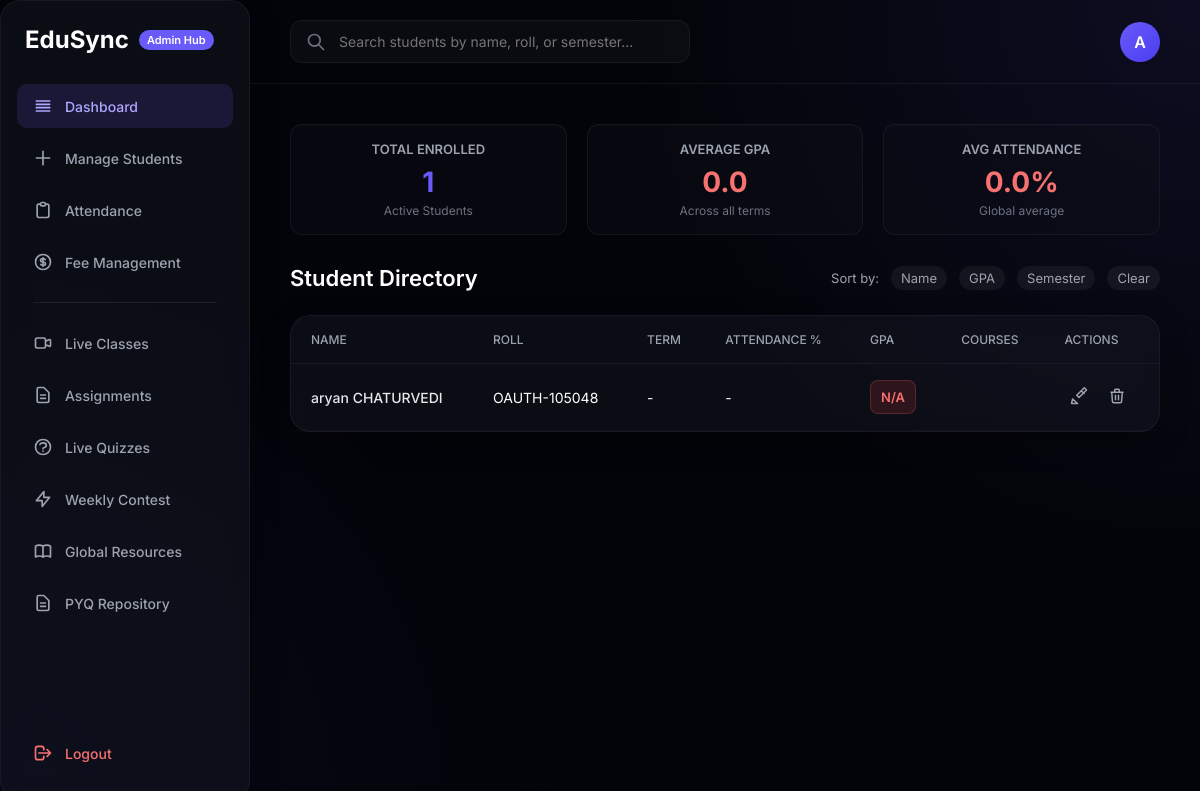
The page / (signed in) on the database its author committed.
### tables this page shows
CREATE TABLE students (
            id INTEGER PRIMARY KEY AUTOINCREMENT,
            name TEXT,
            roll TEXT,
            age INTEGER,
            dob TEXT,
            gender TEXT,
            address TEXT,
            phone TEXT,
            email TEXT,
            semester TEXT,
            gpa REAL,
            attendance TEXT,
            extra_activities TEXT,
            sports_achievements TEXT,
            courses TEXT
        , password TEXT DEFAULT 'student123', profile_pic TEXT DEFAULT '', stars INTEGER DEFAULT 0, contest_rank TEXT DEFAULT 'Unranked');

### app.py (the view, shortened to what this page needs)
@app.route('/', methods=['GET', 'POST'])
def home():
    if 'user' not in session or session.get('role') != 'admin':
        return redirect(url_for('login'))
    conn = sqlite3.connect('students.db')
    cursor = conn.cursor()
    search = request.args.get('search', '')
    sort = request.args.get('sort', '')
    query = "SELECT * FROM students"
    params = []
    if search:
        query += " WHERE name LIKE ? OR roll LIKE ? OR semester LIKE ?"
        params.extend(['%' + search + '%', '%' + search + '%', '%' + search + '%'])
    if sort == "gpa":
        query += " ORDER BY gpa DESC"
    elif sort == "name":
        query += " ORDER BY name ASC"
    elif sort == "semester":
        query += " ORDER BY semester ASC"
    cursor.execute(query, params)
    students_raw = cursor.fetchall()
    students = []
    total_gpa = 0
    valid_gpa_count = 0
    total_attendance = 0
    valid_attendance_count = 0
    for s in students_raw:
        courses = json.loads(s[14]) if s[14] else []
        students.append((s, courses))
        if s[10] is not None and float(s[10]) > 0:
            total_gpa += float(s[10])
            valid_gpa_count += 1
        if s[11] is not None and str(s[11]).strip() != '':
            try:
                total_attendance += float(s[11])
                valid_attendance_count += 1
            except ValueError:
                pass
    avg_gpa = round(total_gpa / valid_gpa_count, 1) if valid_gpa_count > 0 else 0.0
    avg_attendance = round(total_attendance / valid_attendance_count, 1) if valid_attendance_count > 0 else 0.0
    total_students = len(students)
    edit_id = request.args.get('edit_id')
    edit_student = None
    edit_courses = []
    if edit_id:
        cursor.execute("SELECT * FROM students WHERE id=?", (edit_id,))
        edit_student = cursor.fetchone()
        if edit_student:
            edit_courses = json.loads(edit_student[14]) if edit_student[14] else []
    cursor.execute("SELECT * FROM documents WHERE student_id IS NULL AND is_pyq=0 ORDER BY uploaded_at DESC")
    global_docs = cursor.fetchall()
    cursor.execute("SELECT * FROM documents WHERE is_pyq=1 ORDER BY uploaded_at DESC")
    pyqs = cursor.fetchall()
    cursor.execute("SELECT * FROM assignment_tasks ORDER BY due_date ASC")
    assignment_tasks = cursor.fetchall()
    cursor.execute("SELECT * FROM live_classes ORDER BY created_at DESC")
    active_classes = cursor.fetchall()
    conn.close()
    return render_template('index.html', students=students, edit_student=edit_student, edit_courses=edit_courses, search=search, sort=sort, avg_gpa=avg_gpa, avg_attendance=avg_attendance, total_students=total_students, global_docs=global_docs, pyqs=pyqs, assignment_tasks=assignment_tasks, active_classes=active_classes)

### templates/index.html (shortened to what this page needs)
<!DOCTYPE html>
<html lang="en">
<head>
    <link rel="stylesheet" href="{{ url_for('static', filename='style.css') }}">
</head>
<body class="dashboard-body">
    <div class="dashboard-layout">
        <aside class="sidebar glass-panel-dark">
            <div class="brand">
                <h2>EduSync</h2>
                <span class="badge">Admin Hub</span>
            </div>
            <nav class="sidebar-nav">
                <a href="#" class="nav-link active" onclick="showTab('dashboard-tab', this)">
                    <svg width="20" height="20" fill="none" stroke="currentColor" viewBox="0 0 24 24"><path stroke-linecap="round" stroke-linejoin="round" stroke-width="2" d="M4 6h16M4 10h16M4 14h16M4 18h16"></path></svg>
                    Dashboard
                </a>
                <a href="#" class="nav-link" onclick="showTab('add-student-tab', this)">
                    <svg width="20" height="20" fill="none" stroke="currentColor" viewBox="0 0 24 24"><path stroke-linecap="round" stroke-linejoin="round" stroke-width="2" d="M12 4v16m8-8H4"></path></svg>
                    Manage Students
                </a>
                <a href="#" class="nav-link" onclick="showTab('attendance-tab', this)">
                    <svg width="20" height="20" fill="none" stroke="currentColor" viewBox="0 0 24 24"><path stroke-linecap="round" stroke-linejoin="round" stroke-width="2" d="M9 5H7a2 2 0 00-2 2v12a2 2 0 002 2h10a2 2 0 002-2V7a2 2 0 00-2-2h-2M9 5a2 2 0 002 2h2a2 2 0 002-2M9 5a2 2 0 012-2h2a2 2 0 012 2"></path></svg>
                    Attendance
                </a>
                <a href="#" class="nav-link" onclick="showTab('fee-tab', this)">
                    Fee Management
                </a>
                <hr style="border:0; border-top: 1px solid rgba(255,255,255,0.08); margin: 10px 16px;">
                <a href="#" class="nav-link" onclick="showTab('classes-tab', this)">
                    <svg width="20" height="20" fill="none" stroke="currentColor" viewBox="0 0 24 24"><path stroke-linecap="round" stroke-linejoin="round" stroke-width="2" d="M15 10l4.553-2.069A1 1 0 0121 8.87v6.26a1 1 0 01-1.447.894L15 14M3 8a2 2 0 012-2h8a2 2 0 012 2v8a2 2 0 01-2 2H5a2 2 0 01-2-2V8z"></path></svg>
                    Live Classes
                </a>
                <a href="#" class="nav-link" onclick="showTab('assignments-tab', this)">
                    <svg width="20" height="20" fill="none" stroke="currentColor" viewBox="0 0 24 24"><path stroke-linecap="round" stroke-linejoin="round" stroke-width="2" d="M9 12h6m-6 4h6m2 5H7a2 2 0 01-2-2V5a2 2 0 012-2h5.586a1 1 0 01.707.293l5.414 5.414a1 1 0 01.293.707V19a2 2 0 01-2 2z"></path></svg>
                    Assignments
                </a>
                <a href="#" class="nav-link" onclick="showTab('quizzes-tab', this)">
                    Live Quizzes
                </a>
                <a href="#" class="nav-link" onclick="showTab('weekly-contest-tab', this)">
                    <svg width="20" height="20" fill="none" stroke="currentColor" viewBox="0 0 24 24"><path stroke-linecap="round" stroke-linejoin="round" stroke-width="2" d="M13 10V3L4 14h7v7l9-11h-7z"></path></svg>
                    Weekly Contest
                </a>
                <a href="#" class="nav-link" onclick="showTab('resources-tab', this)">
                    Global Resources
                </a>
                <a href="#" class="nav-link" onclick="showTab('pyq-repo-tab', this)">
                    <svg width="20" height="20" fill="none" stroke="currentColor" viewBox="0 0 24 24"><path stroke-linecap="round" stroke-linejoin="round" stroke-width="2" d="M9 12h6m-6 4h6m2 5H7a2 2 0 01-2-2V5a2 2 0 012-2h5.586a1 1 0 01.707.293l5.414 5.414a1 1 0 01.293.707V19a2 2 0 01-2 2z"></path></svg>
                    PYQ Repository
                </a>
            </nav>
            <div class="sidebar-footer">
                <a href="/logout" class="nav-link logout-btn">
                    <svg width="20" height="20" fill="none" stroke="currentColor" viewBox="0 0 24 24">
                        <path stroke-linecap="round" stroke-linejoin="round" stroke-width="2"
                            d="M17 16l4-4m0 0l-4-4m4 4H7m6 4v1a3 3 0 01-3 3H6a3 3 0 01-3-3V7a3 3 0 013-3h4a3 3 0 013 3v1">
                        </path>
                    </svg>
                    Logout
                </a>
            </div>
        </aside>
        <main class="main-content">
            <header class="topbar">
                <div class="search-bar">
                    <form method="GET" style="display:flex; width: 100%; position:relative;">
                        <svg class="search-icon" style="top:12px;" width="20" height="20" fill="none"
                            stroke="currentColor" viewBox="0 0 24 24">
                            <path stroke-linecap="round" stroke-linejoin="round" stroke-width="2"
                                d="M21 21l-6-6m2-5a7 7 0 11-14 0 7 7 0 0114 0z"></path>
                        </svg>
                        <input type="text" name="search" value="{{ search }}"
                            placeholder="Search students by name, roll, or semester...">
                    </form>
                </div>
                <div class="user-profile">
                    <div class="avatar">A</div>
                </div>
            </header>
            <div class="content-wrapper">
                <div id="dashboard-tab" class="tab-content active">
                    <div style="display:grid; grid-template-columns: repeat(3, 1fr); gap: 20px; margin-bottom: 30px;">
                        <div class="stat-card">
                            <div class="stat-title">Total Enrolled</div>
                            <div class="stat-val high" style="color: #6a5af9;">{{ total_students }}</div>
                            <div class="stat-sub">Active Students</div>
                        </div>
                        <div class="stat-card">
                            <div class="stat-title">Average GPA</div>
                            <div class="stat-val {% if avg_gpa >= 8.0 %}high{% elif avg_gpa >= 6.0 %}medium{% else %}low{% endif %}">{{ "%.1f"|format(avg_gpa) }}</div>
                            <div class="stat-sub">Across all terms</div>
                        </div>
                        <div class="stat-card">
                            <div class="stat-title">Avg Attendance</div>
                            <div class="stat-val {% if avg_attendance >= 75.0 %}high{% elif avg_attendance >= 60.0 %}medium{% else %}low{% endif %}">{{ "%.1f"|format(avg_attendance) }}%</div>
                            <div class="stat-sub">Global average</div>
                        </div>
                    </div>
                    <div class="section-header">
                        <h3>Student Directory</h3>
                        <div class="sort-controls">
                            <span>Sort by:</span>
                            <a href="/?sort=name" class="{% if sort == 'name' %}active-sort{% endif %}">Name</a>
                            <a href="/?sort=gpa" class="{% if sort == 'gpa' %}active-sort{% endif %}">GPA</a>
                            <a href="/?sort=semester"
                                class="{% if sort == 'semester' %}active-sort{% endif %}">Semester</a>
                            <a href="/" class="clear-sort">Clear</a>
                        </div>
                    </div>
                    <div class="table-container glass-panel-dark">
                        <table class="premium-table">
                            <thead>
                                <tr>
                                    <th>Name</th>
                                    <th>Roll</th>
                                    <th>Term</th>
                                    <th>Attendance %</th>
                                    <th>GPA</th>
                                    <th>Courses</th>
                                    <th>Actions</th>
                                </tr>
                            </thead>
                            <tbody>
                                {% if students %}
                                {% for student, courses in students %}
                                <tr>
                                    <td>
                                        <div class="td-primary">{{ student[1] }}</div>
                                    </td>
                                    <td>{{ student[2] }}</td>
                                    <td>
                                        {% if student[9] %}
                                        <span class="badge-soft">{{ student[9] }}</span>
                                        {% else %}
                                        -
                                        {% endif %}
                                    </td>
                                    <td>{{ student[11] or '-' }}</td>
                                    <td>
                                        {% set gpa_val = student[10] if student[10] is not none else 0.0 %}
                                        <div class="gpa-score {% if gpa_val >= 8.0 %}high{% elif gpa_val >= 6.0 %}medium{% else %}low{% endif %}">
                                            {{ student[10] if student[10] is not none else 'N/A' }}
                                        </div>
                                    </td>
                                    <td>
                                    </td>
                                    <td>
                                        <div class="action-buttons">
                                            <a href="/?edit_id={{ student[0] }}" class="btn-edit" title="Edit">
                                                <svg width="18" height="18" fill="none" stroke="currentColor"
                                                    viewBox="0 0 24 24">
                                                    <path stroke-linecap="round" stroke-linejoin="round"
                                                        stroke-width="2"
                                                        d="M15.232 5.232l3.536 3.536M9 11l3 3L22 4l-3-3L9 11zM2 22l1.5-6L10 22 2 22z">
                                                    </path>
                                                </svg>
                                            </a>
                                            <a href="/delete/{{ student[0] }}"
                                                onclick="return confirm('Are you sure you want to delete this student out of the system?');"
                                                class="btn-delete" title="Delete">
                                                <svg width="18" height="18" fill="none" stroke="currentColor"
                                                    viewBox="0 0 24 24">
                                                    <path stroke-linecap="round" stroke-linejoin="round"
                                                        stroke-width="2"
                                                        d="M19 7l-.867 12.142A2 2 0 0116.138 21H7.862a2 2 0 01-1.995-1.858L5 7m5 4v6m4-6v6m1-10V4a1 1 0 00-1-1h-4a1 1 0 00-1 1v3M4 7h16">
                                                    </path>
                                                </svg>
                                            </a>
                                        </div>
                                    </td>
                                </tr>
                                {% endfor %}
                                {% else %}
                                <tr>
                                    <td colspan="7" style="text-align:center; padding: 40px; color: #6b7280;">No
                                        students found. Add a new student to see them here!</td>
                                </tr>
                                {% endif %}
                            </tbody>
                        </table>
                    </div>
                </div>
            </div>
        </main>
    </div>
</body>
</html>

### rows shown on the page
students: name "aryan CHATURVEDI", roll "OAUTH-105048", student "-", student "N/A"

### other values the page prints
{{ total_students }} "1"
{{ "%.1f"|format(avg_gpa) }} "0.0"
{{ "%.1f"|format(avg_attendance) }} "0.0"
